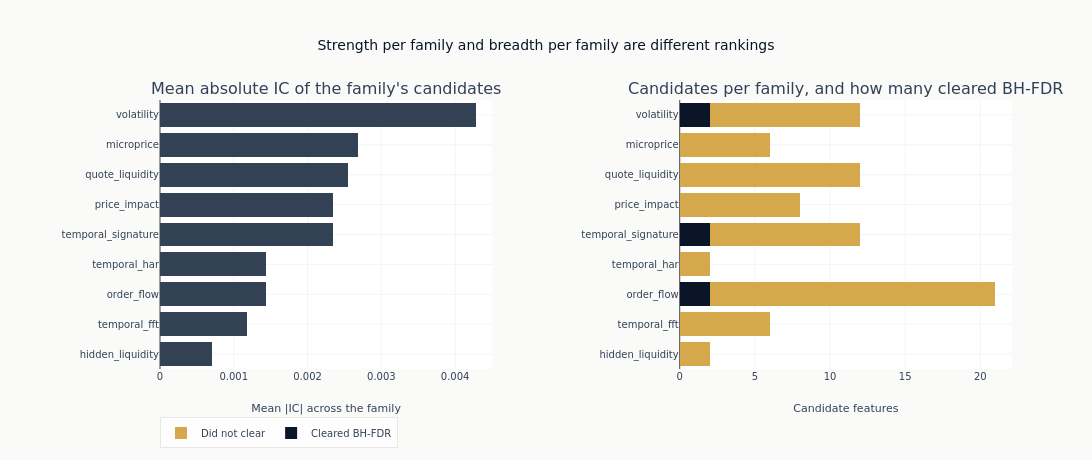

Notebook source saved alongside this figure:
### Code cell
if family_summary:
    fam_order = sorted(family_summary, key=lambda fam: family_summary[fam]["avg_abs_ic"])
    fig = make_subplots(
        rows=1,
        cols=2,
        column_widths=[0.5, 0.5],
        subplot_titles=(
            "Mean absolute IC of the family's candidates",
            "Candidates per family, and how many cleared BH-FDR",
        ),
        horizontal_spacing=0.22,
    )
    _ = fig.add_trace(
        go.Bar(
            x=[family_summary[fam]["avg_abs_ic"] for fam in fam_order],
            y=fam_order,
            orientation="h",
            marker_color=COLORS["neutral"],
            showlegend=False,
        ),
        row=1,
        col=1,
    )
    _ = fig.add_trace(
        go.Bar(
            x=[family_summary[fam]["n_fdr_sig"] for fam in fam_order],
            y=fam_order,
            orientation="h",
            marker_color=COLORS["blue"],
            name="Cleared BH-FDR",
        ),
        row=1,
        col=2,
    )
    _ = fig.add_trace(
        go.Bar(
            x=[
                family_summary[fam]["n_features"] - family_summary[fam]["n_fdr_sig"]
                for fam in fam_order
            ],
            y=fam_order,
            orientation="h",
            marker_color=COLORS["amber"],
            name="Did not clear",
        ),
        row=1,
        col=2,
    )
    fig.update_layout(
        title="Strength per family and breadth per family are different rankings",
        barmode="stack",
        height=460,
        width=1120,
        margin={"l": 160},
        legend={"orientation": "h", "y": -0.18},
    )
    fig.update_xaxes(title_text="Mean |IC| across the family", row=1, col=1)
    fig.update_xaxes(title_text="Candidate features", row=1, col=2)
    fig.show()

### Figure 1 — Plotly figure (JSON) as saved in the notebook; plotly's stock layout.template omitted (floating-point values rounded to 4 significant figures)
{"data": [{"marker": {"color": "#334155"}, "orientation": "h", "showlegend": false, "type": "bar", "x": [0.0006983, 0.001179, 0.001431, 0.001438, 0.002343, 0.002351, 0.002543, 0.002684, 0.004278], "xaxis": "x", "y": ["hidden_liquidity", "temporal_fft", "order_flow", "temporal_har", "temporal_signature", "price_impact", "quote_liquidity", "microprice", "volatility"], "yaxis": "y"}, {"marker": {"color": "#0a1628"}, "name": "Cleared BH-FDR", "orientation": "h", "type": "bar", "x": [0, 0, 2, 0, 2, 0, 0, 0, 2], "xaxis": "x2", "y": ["hidden_liquidity", "temporal_fft", "order_flow", "temporal_har", "temporal_signature", "price_impact", "quote_liquidity", "microprice", "volatility"], "yaxis": "y2"}, {"marker": {"color": "#D4A84B"}, "name": "Did not clear", "orientation": "h", "type": "bar", "x": [2, 6, 19, 2, 10, 8, 12, 6, 10], "xaxis": "x2", "y": ["hidden_liquidity", "temporal_fft", "order_flow", "temporal_har", "temporal_signature", "price_impact", "quote_liquidity", "microprice", "volatility"], "yaxis": "y2"}], "layout": {"annotations": [{"font": {"size": 16}, "showarrow": false, "text": "Mean absolute IC of the family's candidates", "x": 0.195, "xanchor": "center", "xref": "paper", "y": 1.0, "yanchor": "bottom", "yref": "paper"}, {"font": {"size": 16}, "showarrow": false, "text": "Candidates per family, and how many cleared BH-FDR", "x": 0.805, "xanchor": "center", "xref": "paper", "y": 1.0, "yanchor": "bottom", "yref": "paper"}], "barmode": "stack", "height": 460, "legend": {"orientation": "h", "y": -0.18}, "margin": {"l": 160}, "title": {"text": "Strength per family and breadth per family are different rankings"}, "width": 1120, "xaxis": {"anchor": "y", "domain": [0.0, 0.39], "title": {"text": "Mean |IC| across the family"}}, "xaxis2": {"anchor": "y2", "domain": [0.61, 1.0], "title": {"text": "Candidate features"}}, "yaxis": {"anchor": "x", "domain": [0.0, 1.0]}, "yaxis2": {"anchor": "x2", "domain": [0.0, 1.0]}}}
